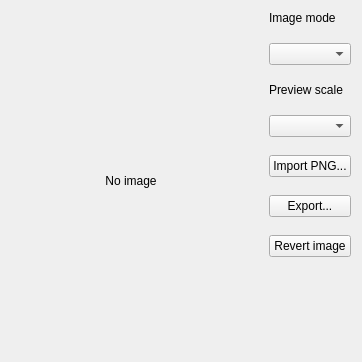
                  <widget class="QWidget" name="packArtworkTab">
                    <attribute name="title">
                      <string>Artwork</string>
                    </attribute>
                    <layout class="QHBoxLayout" name="packArtworkTabLayout">
                      <property name="spacing">
                        <number>18</number>
                      </property>
                      <item>
                        <widget class="QLabel" name="packImagePreview">
                          <property name="minimumSize">
                            <size>
                              <width>240</width>
                              <height>340</height>
                            </size>
                          </property>
                          <property name="maximumSize">
                            <size>
                              <width>340</width>
                              <height>480</height>
                            </size>
                          </property>
                          <property name="text">
                            <string>No image</string>
                          </property>
                          <property name="alignment">
                            <set>Qt::AlignmentFlag::AlignCenter</set>
                          </property>
                        </widget>
                      </item>
                      <item>
                        <layout class="QVBoxLayout" name="packArtworkControls">
                          <item>
                            <widget class="QLabel" name="artworkModeLabel">
                              <property name="text">
                                <string>Image mode</string>
                              </property>
                            </widget>
                          </item>
                          <item>
                            <widget class="QComboBox" name="packImageStyleCombo" />
                          </item>
                          <item>
                            <widget class="QLabel" name="artworkScaleLabel">
                              <property name="text">
                                <string>Preview scale</string>
                              </property>
                            </widget>
                          </item>
                          <item>
                            <widget class="QComboBox" name="packImageScaleCombo" />
                          </item>
                          <item>
                            <widget class="QPushButton" name="importPackImageButton">
                              <property name="text">
                                <string>Import PNG...</string>
                              </property>
                            </widget>
                          </item>
                          <item>
                            <widget class="QPushButton" name="exportPackImageButton">
                              <property name="text">
                                <string>Export...</string>
                              </property>
                            </widget>
                          </item>
                          <item>
                            <widget class="QPushButton" name="revertPackImageButton">
                              <property name="text">
                                <string>Revert image</string>
                              </property>
                            </widget>
                          </item>
                          <item>
                            <spacer name="packArtworkSpacer">
                              <property name="orientation">
                                <enum>Qt::Orientation::Vertical</enum>
                              </property>
                              <property name="sizeHint" stdset="0">
                                <size>
                                  <width>20</width>
                                  <height>40</height>
                                </size>
                              </property>
                            </spacer>
                          </item>
                        </layout>
                      </item>
                    </layout>
                  </widget>
